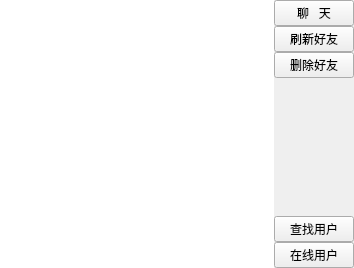
<?xml version="1.0" encoding="UTF-8"?>
<ui version="4.0">
 <class>Friend</class>
 <widget class="QWidget" name="Friend">
  <property name="geometry">
   <rect>
    <x>0</x>
    <y>0</y>
    <width>354</width>
    <height>268</height>
   </rect>
  </property>
  <property name="windowTitle">
   <string>朋友</string>
  </property>
  <layout class="QGridLayout" name="gridLayout_3">
   <property name="leftMargin">
    <number>0</number>
   </property>
   <property name="topMargin">
    <number>0</number>
   </property>
   <property name="rightMargin">
    <number>0</number>
   </property>
   <property name="bottomMargin">
    <number>0</number>
   </property>
   <property name="verticalSpacing">
    <number>0</number>
   </property>
   <item row="0" column="0">
    <layout class="QGridLayout" name="gridLayout_2">
     <item row="0" column="0">
      <widget class="QListWidget" name="listWidget">
       <property name="frameShape">
        <enum>QFrame::NoFrame</enum>
       </property>
      </widget>
     </item>
     <item row="0" column="1">
      <layout class="QGridLayout" name="gridLayout">
       <item row="0" column="0">
        <widget class="QPushButton" name="chat_PB">
         <property name="text">
          <string>聊   天</string>
         </property>
        </widget>
       </item>
       <item row="1" column="0">
        <widget class="QPushButton" name="flushFriend_PB">
         <property name="text">
          <string>刷新好友</string>
         </property>
        </widget>
       </item>
       <item row="2" column="0">
        <widget class="QPushButton" name="delFriend_PB">
         <property name="text">
          <string>删除好友</string>
         </property>
        </widget>
       </item>
       <item row="3" column="0">
        <spacer name="verticalSpacer">
         <property name="orientation">
          <enum>Qt::Vertical</enum>
         </property>
         <property name="sizeHint" stdset="0">
          <size>
           <width>20</width>
           <height>40</height>
          </size>
         </property>
        </spacer>
       </item>
       <item row="4" column="0">
        <widget class="QPushButton" name="searchUser_PB">
         <property name="text">
          <string>查找用户</string>
         </property>
        </widget>
       </item>
       <item row="5" column="0">
        <widget class="QPushButton" name="onlineUser_PB">
         <property name="text">
          <string>在线用户</string>
         </property>
        </widget>
       </item>
      </layout>
     </item>
    </layout>
   </item>
  </layout>
 </widget>
 <resources/>
 <connections/>
</ui>
